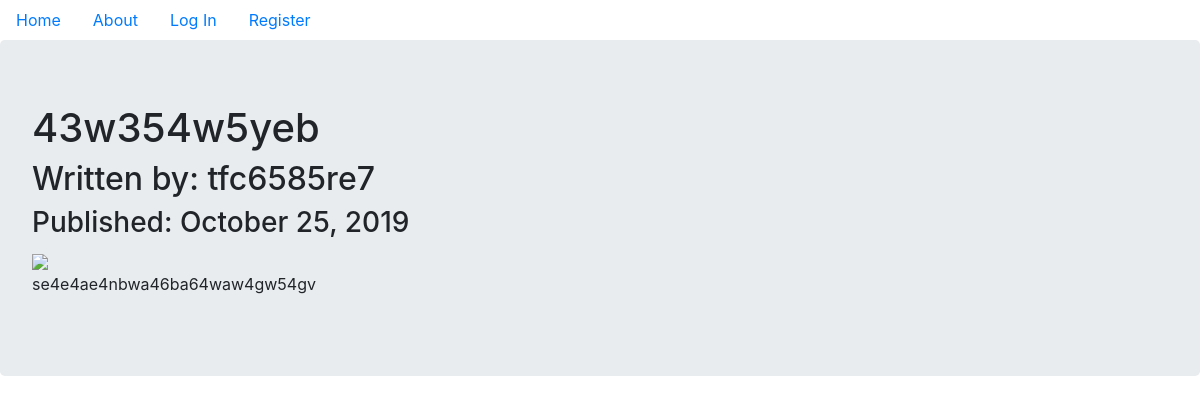
The page /11 on the database as committed earlier.
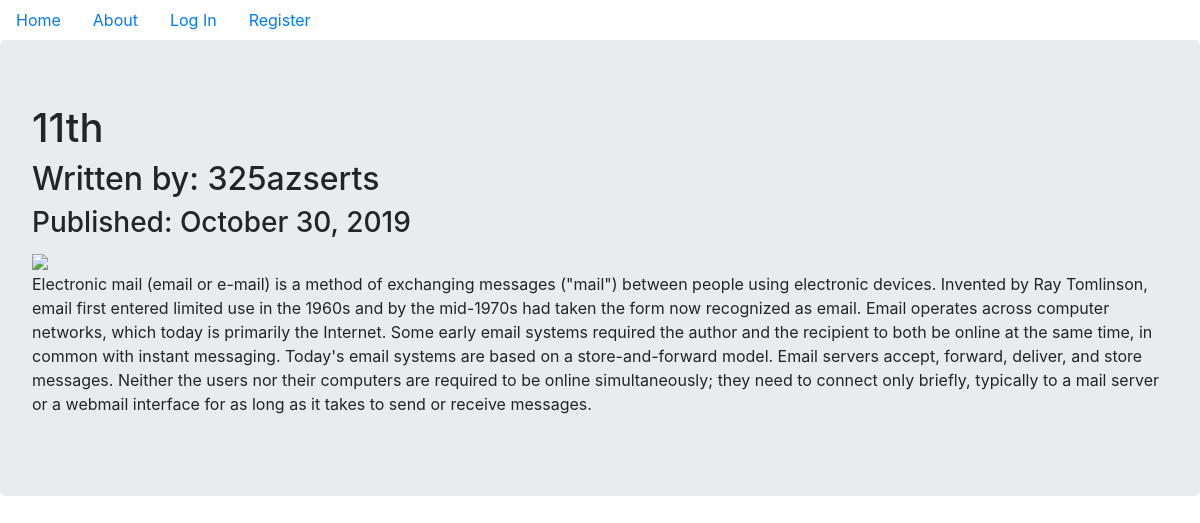
The same page on the database as committed later.
### clubAppFolder/models.py (models this page shows, shortened)
class BlogPost(db.Model):
    users = db.relationship(User)
    id = db.Column(db.Integer, primary_key=True)
    user_id = db.Column(db.Integer, db.ForeignKey('users.id'), nullable=False)
    date = db.Column(db.DateTime, nullable=False, default=datetime.utcnow)
    title = db.Column(db.String(140), nullable=False)
    text = db.Column(db.Text, nullable=False)

class User(db.Model, UserMixin):
    __tablename__ = 'users'
    id = db.Column(db.Integer, primary_key=True)
    profile_image = db.Column(db.String(20), nullable=False, default='default_profile.png')
    email = db.Column(db.String(64), unique=True, index=True)
    username = db.Column(db.String(64), unique=True, index=True)
    password_hash = db.Column(db.String(128))
    post = db.relationship('BlogPost', backref='author', lazy=True)

### clubAppFolder/users/views.py (the view)
@users.route("/<username>")
def user_posts(username):
    page = request.args.get('page', 1, type=int)
    user = User.query.filter_by(username=username).first_or_404()
    blog_posts = BlogPost.query.filter_by(author=user).order_by(BlogPost.date.desc()).paginate(page=page,per_page=5)
    return render_template('user_blog_posts.html', blog_posts=blog_posts, user=user)

### clubAppFolder/blog_posts/views.py (called while the page is built)
@blog_posts.route('/<int:blog_post_id>')
def blog_post(blog_post_id):
    blog_post = BlogPost.query.get_or_404(blog_post_id)
    return render_template('blog_post.html', title=blog_post.title,
                            date=blog_post.date,post=blog_post)

### clubAppFolder/templates/blog_post.html (shortened to what this page needs)
{% extends "base.html" %}
{% block content %}
<div class="jumbotron" >
  <h1>{{post.title}}</h1>
  <h2>Written by: {{post.author.username}}</h2>
  <h3>Published: {{post.date.strftime('%B %d, %Y')}}</h3>
  <img align="center" src="...">
  <p>{{post.text}}</p>
</div>
{% endblock %}

### clubAppFolder/templates/base.html (shortened to what this page needs)
<!DOCTYPE html>
<html lang="en">
<head>
        <link rel="stylesheet" href="https://stackpath.bootstrapcdn.com/bootstrap/4.3.1/css/bootstrap.min.css">
</head>
<body>
    <ul class="nav">
        <li class="nav-link">
            <a href="{{url_for('core.index')}}">Home</a>
        </li>
        <li class="nav-link">
            <a href="{{url_for('core.info')}}">About</a>
        </li>
        {% if current_user.is_authenticated %}
        <li class="nav-link">
            <a href="{{url_for('blog_posts.create_post')}}">Create Post</a>
        </li>
        <li class="nav-link">
            <a href="{{url_for('users.account')}}">Account</a>
        </li>
        <li class="nav-link">
            <a href="{{url_for('users.logout')}}">Log Out</a>
        </li>
        {% else %}
        <li class="nav-link">
            <a href="{{url_for('users.login')}}">Log In</a>
        </li>
        <li class="nav-link">
            <a href="{{url_for('users.register')}}">Register</a>
        </li>
        {% endif %}
    </ul>
<div>
    {% block content %}
    {% endblock %}
</div>
</body>
</html>

Rows that differ between the two databases and show on the page:
changed BlogPost: title "43w354w5yeb" → "11th"; date "October 25, 2019" → "October 30, 2019"; text "se4e4ae4nbwa46ba64waw4gw54gv" → "Electronic mail (email or e-mail) is a method of exchanging messages (\"mail\") between people using electronic devices. Invented by Ray Tomlinson, email first entered limited use in the 1960s and by the mid-1970s had taken the form now recognized as email. Email operates across computer networks, which today is primarily the Internet. Some early email systems required the author and the recipient to both be online at the same time, in common with instant messaging. Today's email systems are based on a store-and-forward model. Email servers accept, forward, deliver, and store messages. Neither the users nor their computers are required to be online simultaneously; they need to connect only…"
changed User: author.username "tfc6585re7" → "325azserts"
